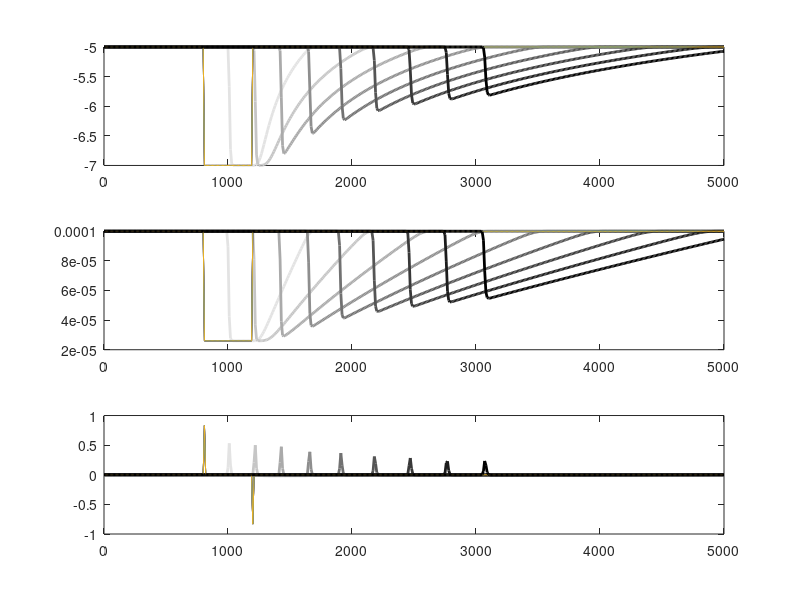

Write the MATLAB code that produced this figure.
h0=5;
x0=1000;R=200;
height=-2;
x=[0:10:5000];
u0=1;
b=4;
a=1.e-4;
nt=450;
cfl=0.9
%zb0=-h0+height*exp(-((x-x0)/R).^2);cfl=.9
zb0=-ones(size(x))*h0;
zb0(abs(x-x0)<R)=-h0+height;
%zb0=zb0+height*exp(-((x-x0)/R).^2);
q=h0*u0;dx=x(2)-x(1);dt=1*24*3600;
zb=zb0;
figure(1);
for it=1:nt
   h=-zb;
   u=q./h;
   Sx=a*u.^b;
   celer=b*Sx./h;
   dt=cfl*dx/max(celer);
   dSxdx=zeros(size(Sx));
   dSxdx(2:end)=(Sx(2:end)-Sx(1:end-1))/dx;
   dzb=-dt*dSxdx;
   if it==1
      dzb0=dzb;
      Sx0=Sx;
   end
   zb=zb+dzb;
   if mod(it,50)==0
      subplot(311)
      plot(x,zb0,x,zb,'linewidth',2,'Color',[(nt-it)/nt (nt-it)/nt (nt-it)/nt]);hold on
      subplot(312)
      plot(x,Sx0,x,Sx,'linewidth',2,'Color',[(nt-it)/nt (nt-it)/nt (nt-it)/nt]);hold on
      subplot(313)
      plot(x,dzb0,x,dzb,'linewidth',2,'Color',[(nt-it)/nt (nt-it)/nt (nt-it)/nt]);hold on
   end
   
end
